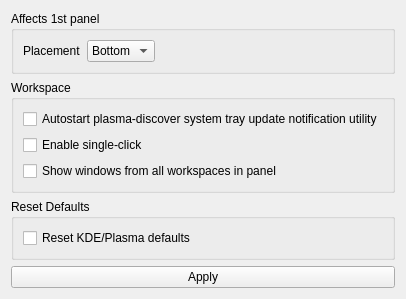
     <widget class="QWidget" name="tabPlasma">
      <attribute name="title">
       <string>Plasma</string>
      </attribute>
      <layout class="QVBoxLayout">
       <item>
        <widget class="QGroupBox" name="groupPlasmaFirstPanel">
         <property name="title">
          <string>Affects 1st panel</string>
         </property>
         <layout class="QHBoxLayout">
          <item>
           <widget class="QLabel" name="labelPlasmaPanelLocation">
            <property name="text">
             <string>Placement</string>
            </property>
           </widget>
          </item>
          <item>
           <widget class="QComboBox" name="comboPlasmaPanelLocation">
            <property name="currentText">
             <string notr="true">Bottom</string>
            </property>
            <item>
             <property name="text">
              <string>Bottom</string>
             </property>
            </item>
            <item>
             <property name="text">
              <string>Left</string>
             </property>
            </item>
            <item>
             <property name="text">
              <string>Top</string>
             </property>
            </item>
            <item>
             <property name="text">
              <string>Right</string>
             </property>
            </item>
           </widget>
          </item>
          <item>
           <spacer>
            <property name="orientation">
             <enum>Qt::Orientation::Horizontal</enum>
            </property>
            <property name="sizeHint" stdset="0">
             <size>
              <width>0</width>
              <height>0</height>
             </size>
            </property>
           </spacer>
          </item>
         </layout>
        </widget>
       </item>
       <item>
        <widget class="QGroupBox" name="groupPlasmaWorkspace">
         <property name="title">
          <string>Workspace</string>
         </property>
         <layout class="QVBoxLayout">
          <item>
           <widget class="QCheckBox" name="checkPlasmaDiscoverUpdater">
            <property name="text">
             <string extracomment="enable or disable autostartup of plasma-discover updater utility on login">Autostart plasma-discover system tray update notification utility</string>
            </property>
           </widget>
          </item>
          <item>
           <widget class="QCheckBox" name="checkPlasmaSingleClick">
            <property name="text">
             <string>Enable single-click</string>
            </property>
           </widget>
          </item>
          <item>
           <widget class="QCheckBox" name="checkPlasmaShowAllWorkspaces">
            <property name="text">
             <string>Show windows from all workspaces in panel</string>
            </property>
           </widget>
          </item>
         </layout>
        </widget>
       </item>
       <item>
        <widget class="QGroupBox" name="groupPlasmaReset">
         <property name="title">
          <string>Reset Defaults</string>
         </property>
         <layout class="QVBoxLayout">
          <item>
           <widget class="QCheckBox" name="checkPlasmaResetDock">
            <property name="text">
             <string>Reset KDE/Plasma defaults</string>
            </property>
           </widget>
          </item>
         </layout>
        </widget>
       </item>
       <item>
        <spacer>
         <property name="orientation">
          <enum>Qt::Orientation::Vertical</enum>
         </property>
         <property name="sizeHint" stdset="0">
          <size>
           <width>0</width>
           <height>0</height>
          </size>
         </property>
        </spacer>
       </item>
       <item>
        <widget class="QPushButton" name="pushApplyPlasma">
         <property name="text">
          <string>Apply</string>
         </property>
         <property name="icon">
          <iconset theme="dialog-ok"/>
         </property>
        </widget>
       </item>
      </layout>
     </widget>
